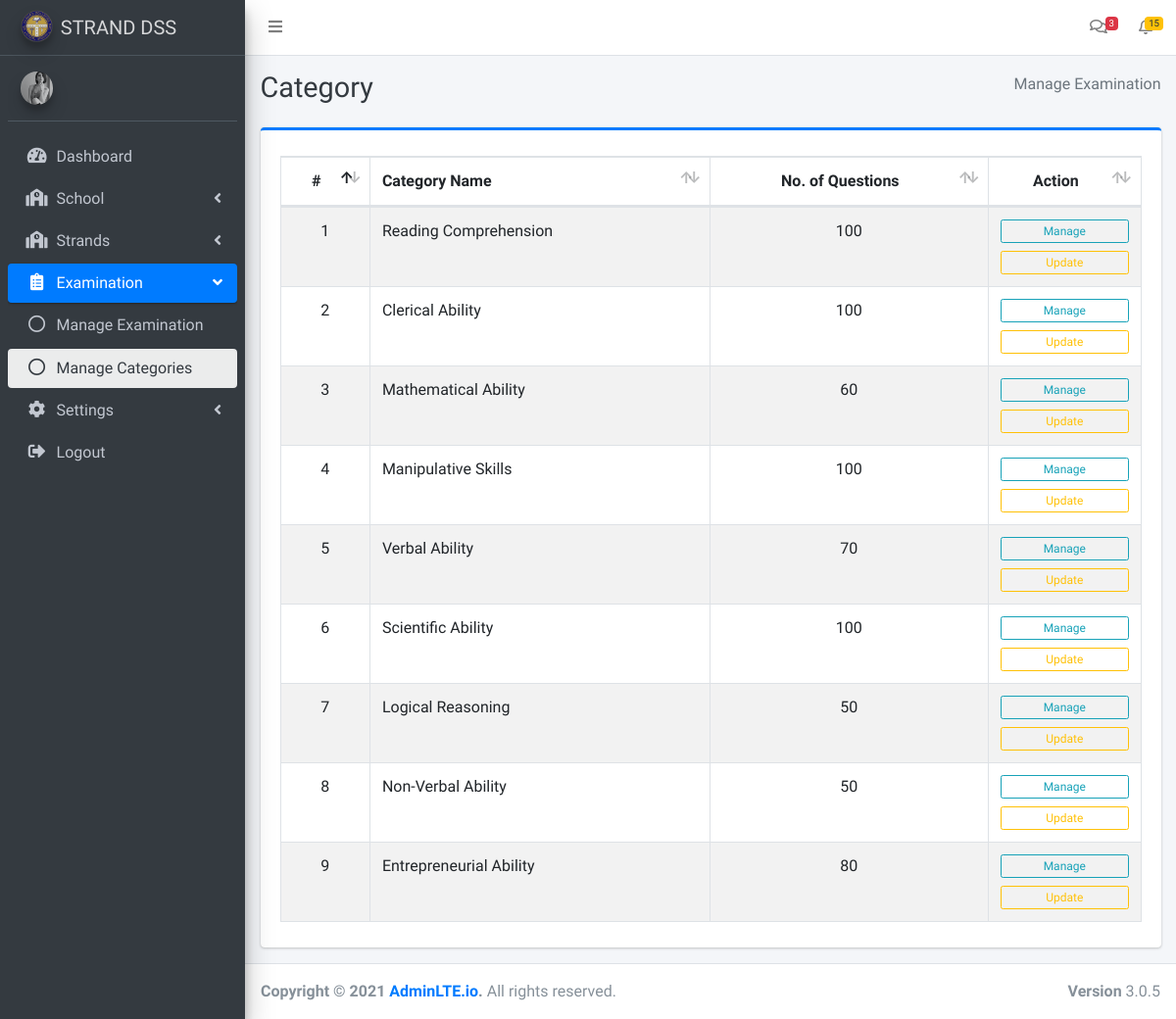
/admin/exam_category.php (signed in), run on the app's committed database.
### tables this page shows
CREATE TABLE `category` (
  `cat_id` int(11) NOT NULL,
  `cat_seq` int(11) NOT NULL,
  `cat_name` varchar(100) NOT NULL,
  `cat_instruct` text NOT NULL,
  `cat_items` int(11) NOT NULL,
  `date_created` timestamp NOT NULL DEFAULT current_timestamp() ON UPDATE current_timestamp(),
  `date_updated` timestamp NULL DEFAULT NULL ON UPDATE current_timestamp()
);

### admin/exam_category.php (the view, shortened to what this page needs)
<?php
include('include/header.php');
include('include/sidebar.php');
?>
<div class="content-wrapper">
  <div class="content-header">
    <div class="container-fluid">
      <div class="row mb-2">
        <div class="col-sm-6">
          <h1 class="m-0 text-dark"> Category</h1>
        </div>
        <div class="col-sm-6">
          <ol class="breadcrumb float-sm-right">
            <li class="breadcrumb-item active">Manage Examination</li>
          </ol>
        </div>
      </div>
    </div>
  </div>
  <section class="content">
    <div class="container-fluid">
      <div class="row">
        <div class="col-md-12">
          <div class="card card-primary card-outline">
            <div class="card-body pad table-responsive">
              <table class="table table-bordered table-striped cat">
                <thead>
                  <tr>
                    <th class="text-center">#</th>
                    <th>Category Name</th>
                    <th class="text-center">No. of Questions</th>
                    <th class="text-center">Action</th>
                  </tr>
                </thead>
                <tbody>
                  <?php
                  $sql = "SELECT * FROM category ORDER by cat_id";
                  $result = $conn->query($sql);
                  if ($result->num_rows > 0) {
                    while ($row = $result->fetch_assoc()) {
                  ?>
                      <tr>
                        <td class="text-center"><?php echo $row['cat_seq']; ?></td>
                        <td><?php echo $row['cat_name']; ?></td>
                        <td class="text-center"><?php echo $row['cat_items']; ?></td>
                        <td class="text-center">
                          <a href="sub_category.php?id=<?php echo $row['cat_id']; ?>" class="btn btn-block btn-outline-info btn-xs">Manage</a>
                          <a href="exam_category_edit.php?id=<?php echo $row['cat_id']; ?>" class="btn btn-block btn-outline-warning btn-xs">Update</a>
                        </td>
                      </tr>
                  <?php
                    }
                  }
                  ?>
                </tbody>
              </table>
            </div>
          </div>
        </div>
      </div>
    </div>
  </section>
</div>
<?php
include('include/footer.php');
?>

### data on the page
category: cat_seq "1", cat_name "Reading Comprehension", cat_items "100"
category: cat_seq "2", cat_name "Clerical Ability", cat_items "100"
category: cat_seq "3", cat_name "Mathematical Ability", cat_items "60"
category: cat_seq "4", cat_name "Manipulative Skills", cat_items "100"
category: cat_seq "5", cat_name "Verbal Ability", cat_items "70"
category: cat_seq "6", cat_name "Scientific Ability", cat_items "100"
category: cat_seq "7", cat_name "Logical Reasoning", cat_items "50"
category: cat_seq "8", cat_name "Non-Verbal Ability", cat_items "50"
category: cat_seq "9", cat_name "Entrepreneurial Ability", cat_items "80"
